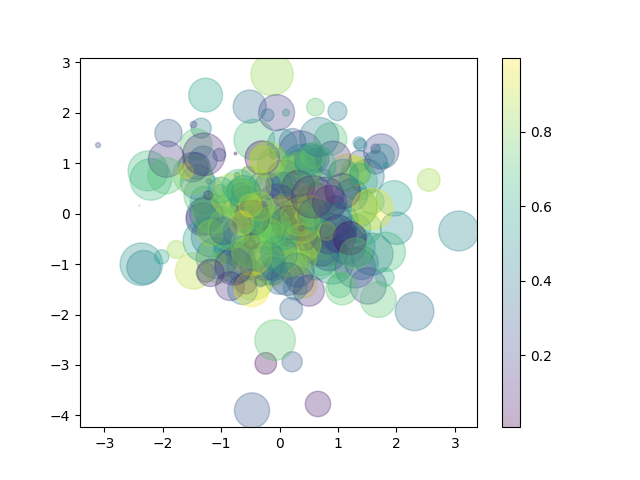

Source code (Python):
import matplotlib.pyplot as plt
import numpy as np
from sklearn.datasets import load_iris


plt.style.use('seaborn-v0_8-pastel')

# Generate data points
rng = np.random.default_rng(0)
x = rng.normal(size=250)
y = rng.normal(size=250)
# NOTE: .random() function is a part of the random object in the numpy library
colors = rng.random(250)
sizes = 1000 * rng.random(250)

# Scatterplot Function
# NOTE: .scatter() is a Function
# NOTE: # alpha sets the opacity (transparency) of the point
plt.scatter(x, y, c=colors, s=sizes, alpha=0.3) 
plt.colorbar() # show color scale
# Save figure
plt.savefig('scatterplot.png')
plt.close()




#  ***************** CHART 2: IRIS DATA SET ***************** 

# Scatter plot from Iris Data
iris = load_iris()
features = iris.data.T # NOTE: T Transposes the data (switch rows & columns)

plt.scatter(features[0], features[1], alpha = 0.4, s=100*features[3], c=iris.target, cmap = 'viridis') # (row, col)
plt.xlabel(iris.feature_names[0])
plt.ylabel(iris.feature_names[1])
plt.savefig('iris-scatter.png')

# 4 different properties observed
# 1. length (position on x axis) - related to sepal length
# 2. Width (position on y axis - related to sepal width
# 3. Size (dot size) - related to the petal width
# 4. Species (color) - related to Iris species